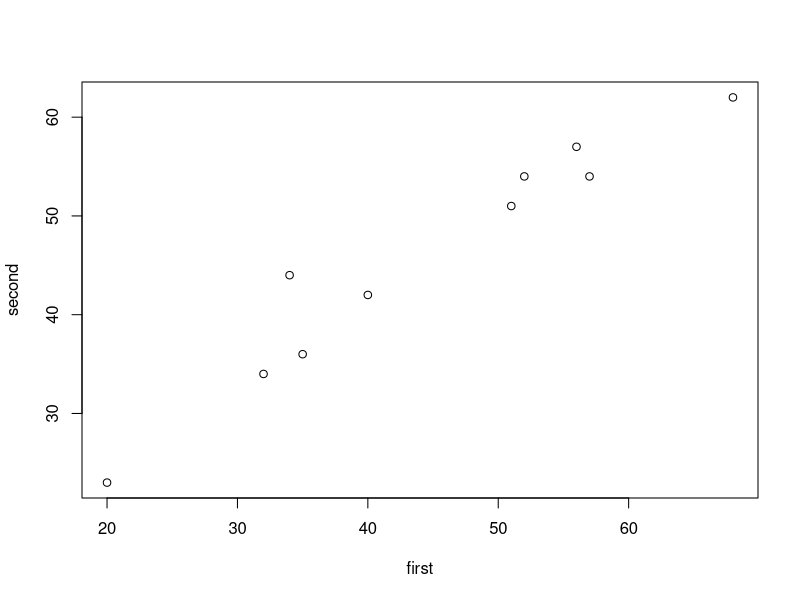
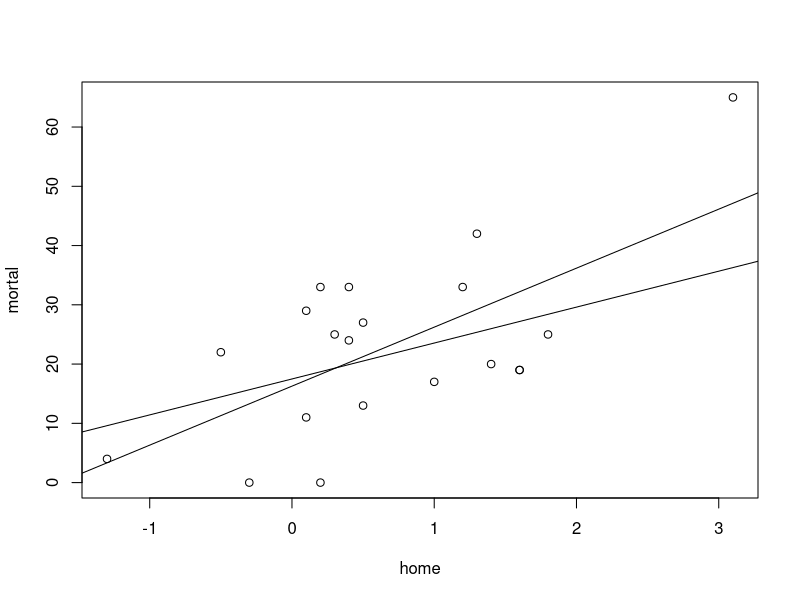

Source code (R) for these figures, in order:
#1.
first=c(20,32,35,34,40,51,52,56,57,68)
second=c(23,34,36,44,42,51,54,57,54,62)
data=cbind(first,second)
dataa=as.data.frame(data)
output=lm(second~first,data=dataa)
summary(output)

#a.
plot(first,second) 
#b. strong positive linear
#c.
r=cor(first,second) #0.9690331
SE=sqrt((1-r^2)/(length(first)-2))
SE #0.0873
summary(output)
#second=first*0.80485+9.88406
#d.
#standard deviation of correlation coefficient
#e.
out=cor.test(first,second)
out$conf.int #interval:[0.8705612,0.9928768]

#2-a.
newsecond=second+30
cor(first,newsecond)
newdata=as.data.frame(cbind(first,newsecond))
output2=lm(newsecond~first,data=newdata)
summary(output2)
#it gave same coefficient of first and second data.(same slope)
#But the intercept was changed.

#2-b.
newfirst=first*100
cor(newfirst,second)
cor.test(newfirst,second)
newdata2=as.data.frame(cbind(newfirst,second))
output3=lm(second~newfirst,data=newdata2)
summary(output3)
#Estimate on newfirst was changed. It means the slope was changed.

#3.
#3-a.
home=c(-1.3,-0.5,-0.3,0.2,0.1,0.5,1,0.3,0.4,0.5,0.1,0.2,
0.4,1.3,1.2,1.4,1.6,1.6,1.8,3.1)
mortal=c(4,22,0,0,11,13,17,25,24,27,29,33,33,42,33,20,19,19,25,65)
mdata=as.data.frame(cbind(home,mortal))
plot(home,mortal)#weak positive linear
#3-b.
out2=lm(mortal~home)
abline(out2)
#3-c.
summary(out2)
a=out2$coefficients[1]
b=out2$coefficients[2]
a;b
#3-d.
newout=lm(mortal[-20]~home[-20])
abline(newout)
summary(newout)
